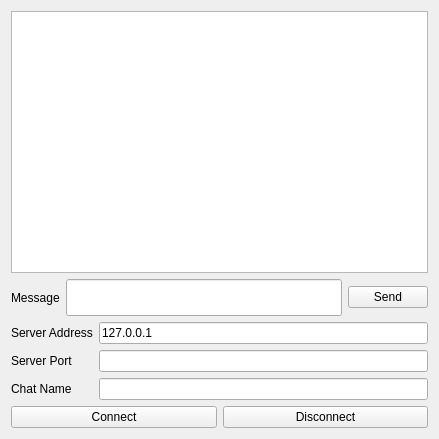
<?xml version="1.0" encoding="UTF-8"?>
<ui version="4.0">
 <class>Widget</class>
 <widget class="QWidget" name="Widget">
  <property name="geometry">
   <rect>
    <x>0</x>
    <y>0</y>
    <width>439</width>
    <height>439</height>
   </rect>
  </property>
  <property name="windowTitle">
   <string>Client</string>
  </property>
  <layout class="QVBoxLayout" name="verticalLayout">
   <item>
    <widget class="QListWidget" name="listWidget"/>
   </item>
   <item>
    <layout class="QHBoxLayout" name="horizontalLayout_2">
     <item>
      <widget class="QLabel" name="label_4">
       <property name="text">
        <string>Message</string>
       </property>
      </widget>
     </item>
     <item>
      <widget class="QLineEdit" name="le_message">
       <property name="font">
        <font>
         <family>DejaVu Sans Mono</family>
         <pointsize>18</pointsize>
        </font>
       </property>
      </widget>
     </item>
     <item>
      <widget class="QPushButton" name="btn_send">
       <property name="text">
        <string>Send</string>
       </property>
      </widget>
     </item>
    </layout>
   </item>
   <item>
    <layout class="QGridLayout" name="gridLayout">
     <item row="0" column="0">
      <widget class="QLabel" name="label">
       <property name="text">
        <string>Server Address</string>
       </property>
      </widget>
     </item>
     <item row="0" column="1">
      <widget class="QLineEdit" name="le_address">
       <property name="text">
        <string>127.0.0.1</string>
       </property>
      </widget>
     </item>
     <item row="1" column="0">
      <widget class="QLabel" name="label_2">
       <property name="text">
        <string>Server Port</string>
       </property>
      </widget>
     </item>
     <item row="1" column="1">
      <widget class="QLineEdit" name="le_port"/>
     </item>
     <item row="2" column="0">
      <widget class="QLabel" name="label_3">
       <property name="text">
        <string>Chat Name</string>
       </property>
      </widget>
     </item>
     <item row="2" column="1">
      <widget class="QLineEdit" name="le_name"/>
     </item>
    </layout>
   </item>
   <item>
    <layout class="QHBoxLayout" name="horizontalLayout">
     <item>
      <widget class="QPushButton" name="btn_connect">
       <property name="text">
        <string>Connect</string>
       </property>
      </widget>
     </item>
     <item>
      <widget class="QPushButton" name="btn_disconnect">
       <property name="text">
        <string>Disconnect</string>
       </property>
      </widget>
     </item>
    </layout>
   </item>
  </layout>
 </widget>
 <resources/>
 <connections/>
</ui>
